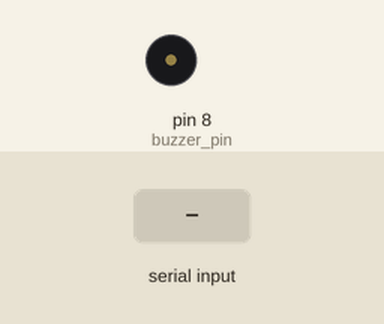
Recording of a sketch running on a simulated Arduino Uno, built with avr-gcc and run on an emulated ATmega328P. Parts: buzzer (waves = sounding, pin HIGH). Inputs (shaded band) come from the test bench.

Above: at 1.2 s.
1.3 s: "1" received over Serial
At 2.5 s:
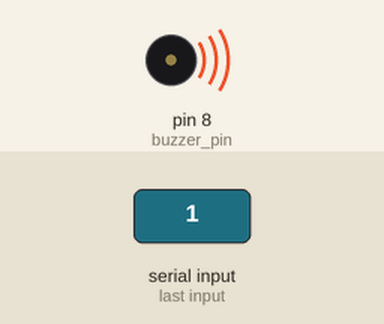
2.8 s: "0" received over Serial
At 3.8 s:
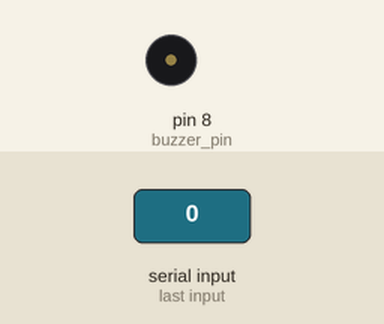
Timing chart, 0 to 5.8 s (numbered marks = the images above; inputs shaded):
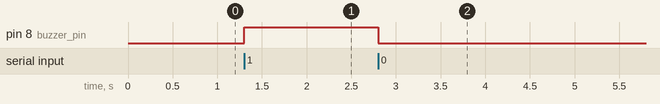

The sketch:

pyserial.ino
```cpp
int buzzer_pin = 8; // Buzzer pin numarası
char data; // Seri porttan okunan veri

void setup() {
  pinMode(buzzer_pin, OUTPUT);
  Serial.begin(9600); // Seri haberleşme hızı
}

void loop() {
  if (Serial.available() > 0) {
    data = Serial.read(); // Seri porttan gelen veriyi oku
    if (data == '1') {
      digitalWrite(buzzer_pin, HIGH); // Buzzer ötür
    } else {
      digitalWrite(buzzer_pin, LOW); // Buzzerı kapat
    }
  }
}
```

Measured:
- after the input at 1.3 s, pin 8 (buzzer_pin): LOW → HIGH at once
- after the input at 2.8 s, pin 8 (buzzer_pin): HIGH → LOW at once
